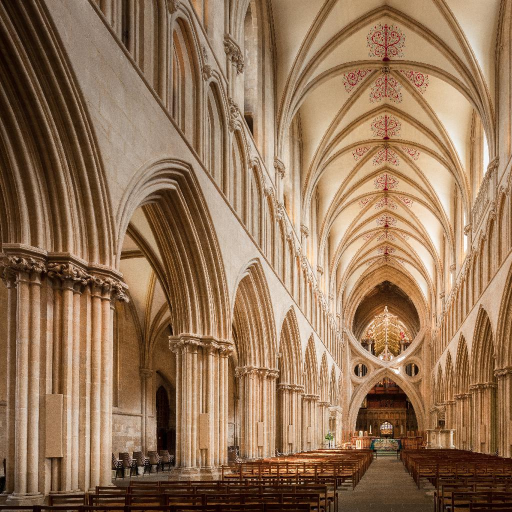
#> input picture images/secret/test.jpg, 1024 x 1024 px (shown at 1/2 size)
$ python sks_evaluation.py
#> lines starting #> are read from the running program, lines starting #| are printed output that depends on the picture
### evaluation.py
from scipy import stats
import skimage.metrics
import cv2
import numpy as np
from matplotlib import pyplot as plt

'''
NMRSE
https://en.wikipedia.org/wiki/Root-mean-square_deviation#Normalization
'''

'''
PSNR
https://en.wikipedia.org/wiki/Peak_signal-to-noise_ratio
'''


'''
SSIM
https://en.wikipedia.org/wiki/Structural_similarity
'''

def evaluate_images(cover_image,secret_image,stego_image,recovered_image):
    '''
    takes in cover, secret, stego, recovered image, and evaluate them

    :param cover_image: The cover image
    :param secret_image: The secret image to hide
    :param stego_image: The output steganography
    :param recovered_image: The recovered image
    :return: A dictionary with various types of scores and their values.
    '''

    # [4 lines of commented-out code are left out]
    hist_cover = cv2.calcHist([cover_image], [0], None, [256], [0, 256])
    hist_secret = cv2.calcHist([secret_image], [0], None, [256], [0, 256])
    hist_stego = cv2.calcHist([stego_image], [0], None, [256], [0, 256])
    hist_recovered = cv2.calcHist([recovered_image], [0], None, [256], [0, 256])

    # [7 lines of commented-out code are left out]
    score_psnr_stego = skimage.metrics.peak_signal_noise_ratio(cover_image, stego_image)
    score_psnr_recovered = skimage.metrics.peak_signal_noise_ratio(secret_image,recovered_image)

    # SSIM https://en.wikipedia.org/wiki/Structural_similarity

    score_ssim_stego = skimage.metrics.structural_similarity(cover_image, stego_image)
    score_ssim_recovered = skimage.metrics.structural_similarity(secret_image,recovered_image)

    # Kolmogorov-Smirnov test https://en.wikipedia.org/wiki/Kolmogorov%E2%80%93Smirnov_test
    # print(hist_cover.reshape(-1))
    stats_ks_stego, p_val_ks_stego = stats.ks_2samp(hist_cover.reshape(-1), hist_stego.reshape(-1))
    stats_ks_recovered, p_val_ks_recovered = stats.ks_2samp(hist_secret.reshape(-1),hist_recovered.reshape(-1))

    # Wasserstein metric https://en.wikipedia.org/wiki/Wasserstein_metric
    # print(hist_cover.reshape(-1))
    ws_stego = stats.wasserstein_distance(hist_cover.reshape(-1), hist_stego.reshape(-1))
    ws_recovered = stats.wasserstein_distance(hist_secret.reshape(-1), hist_recovered.reshape(-1))

    # return {'stego_mse':score_mse_stego, 'recovered_mse': score_mse_recovered,
    #         'stego_nmrse':score_nmrse_stego, 'recovered_nmrse': score_nmrse_recovered,
    #         'stego_psnr':score_psnr_stego, 'recovered_psnr': score_psnr_recovered,
    #         'stego_ssim':score_ssim_stego, 'recovered_ssim': score_ssim_recovered}
    return {
            'stego_psnr': score_psnr_stego, 'recovered_psnr': score_psnr_recovered,
            'stego_ssim': score_ssim_stego, 'recovered_ssim': score_ssim_recovered,
            'stego_ks': stats_ks_stego, 'recovered_ks': stats_ks_recovered,
            'stego_p_val': p_val_ks_stego, 'recovered_p_val': p_val_ks_recovered,
            'stego_ws': ws_stego, 'recovered_ws': ws_recovered
    }

### sks_evaluation.py
from evaluation import evaluate_images
from matplotlib import pyplot as plt
import numpy as np
import os
import pickle
from PIL import Image
import pywt
from scipy.stats import ortho_group
import skimage


if __name__ == '__main__':
    fig, axes = plt.subplots(nrows=1, ncols=4, figsize=(12, 6))
    test_type = 'dwt_qr'

    save_path = f'./evaluation/sks/{test_type}_results.pkl'

    results = {
        'stego_psnr': [],
        'recovered_psnr': [],
        'stego_ssim': [],
        'recovered_ssim': [],
        'stego_ks': [],
        'recovered_ks': [],
        'stego_p_val': [],
        'recovered_p_val': [],
        'stego_ws': [],
        'recovered_ws': [],
    }

    wavelet = 'db1'

    # Test with a fixed random key
    COVER_DIR_PATH = os.path.join("images", "cover")
    SECRET_IMG_PATH = os.path.join("images", "secret", "test.jpg")
    secret = np.array(Image.open(SECRET_IMG_PATH).convert('L')) / 255
    if test_type == 'qr':
        transformed_secret = secret
    elif test_type == 'dwt_qr':
        transformed_secret, other_secret = pywt.dwt2(secret, wavelet)
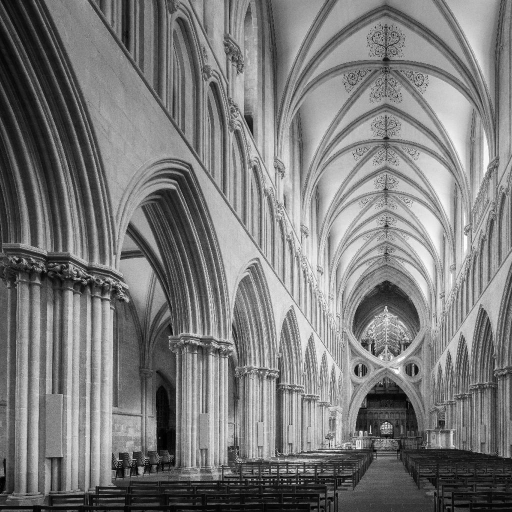
#> transformed_secret: shape (512, 512) float64; min 0, max 1.99, mean 0.96; drawn with min black and max white
    elif test_type == 'dft_qr':
        transformed_secret = np.fft.fft2(secret)

    np.random.seed(0)
    if test_type == 'dwt_qr':
        key = ortho_group.rvs(dim=512)  # dwt halves the image size
    else:
        key = ortho_group.rvs(dim=1024)
    alpha = 0.001

    # Repeat for many cover images
    for i, filename in enumerate(os.listdir(COVER_DIR_PATH)):
        if i % 10 == 0:
            print(f'doing {i}')
        img_num = filename.replace('.jpg', '')
        if filename == "baboon.jpg" or filename == "lady.jpg":
            continue
        #filename = '099902.jpg'

        cover = np.array(Image.open(os.path.join(COVER_DIR_PATH, filename)).convert('L')) / 255
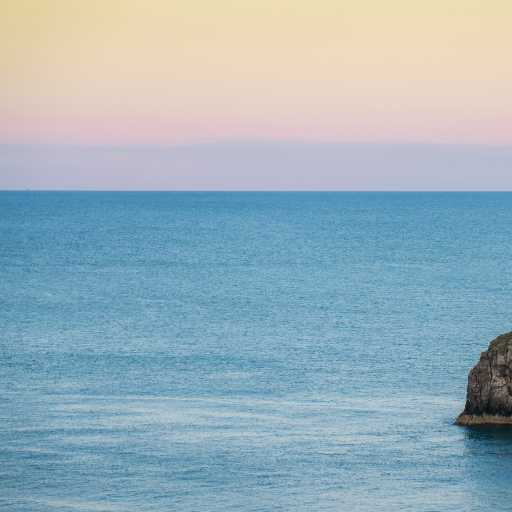
#> input picture images/cover/047980.jpg, 1024 x 1024 px (shown at 1/2 size)
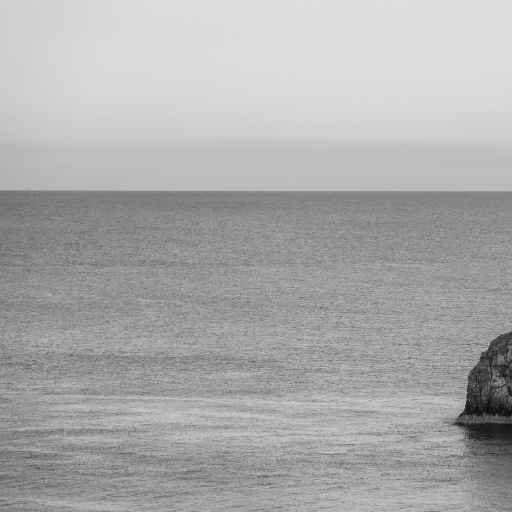
#> cover: shape (1024, 1024) float64 (shown at 1/2 size); min 0.0196, max 0.875, mean 0.67
        if test_type == 'qr':
            qc, rc = np.linalg.qr(cover)
        elif test_type == 'dwt_qr':
            LL_cover, other_cover = pywt.dwt2(cover, 'db1')
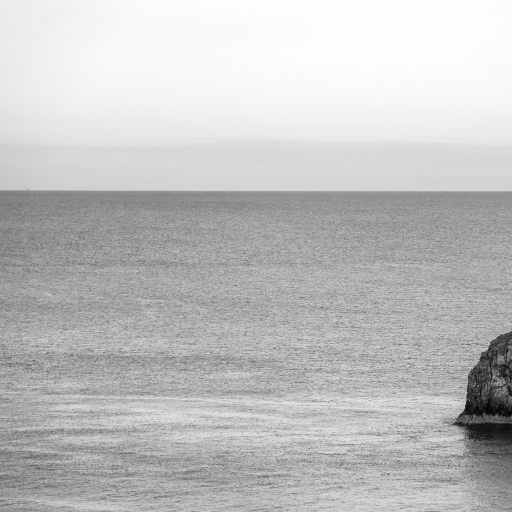
#> LL_cover: shape (512, 512) float64; min 0.0824, max 1.75, mean 1.34; drawn with min black and max white
            qc, rc = np.linalg.qr(LL_cover)
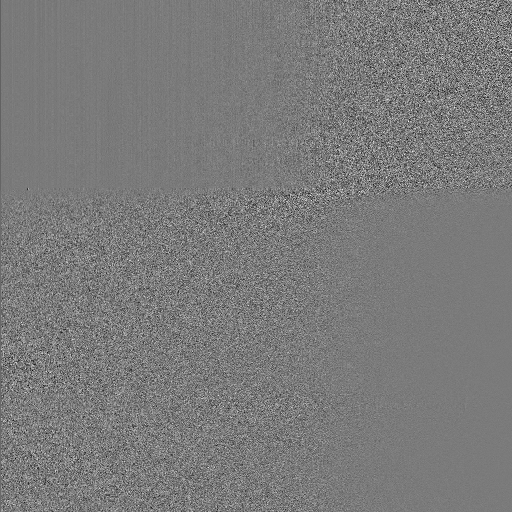
#> qc: shape (512, 512) float64; min -0.276, max 0.297, mean -3.37e-05; drawn with min black and max white
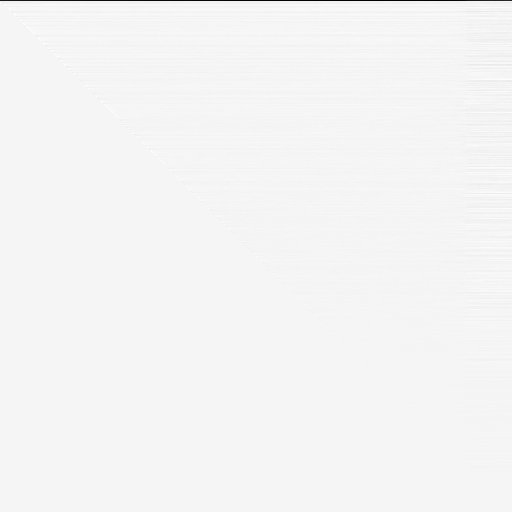
#> rc: shape (512, 512) float64; min -31.97, max 1.28, mean -0.0539; drawn with min black and max white
        elif test_type == 'dft_qr':
            qc, rc = np.linalg.qr(np.fft.fft2(cover))

        # Create stego image
        ts = key @ transformed_secret
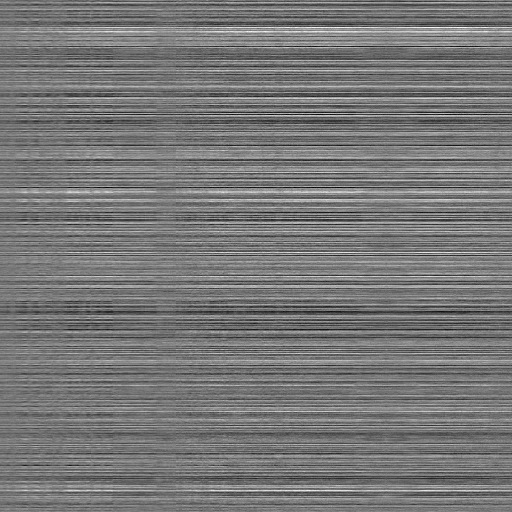
#> ts: shape (512, 512) float64; min -4.13, max 4.66, mean -0.00191; drawn with min black and max white
        r_combined = rc + (alpha * ts)
        stego = qc @ r_combined
        if test_type == 'qr':
            stego_untransformed = stego
        elif test_type == 'dwt_qr':
            stego = pywt.idwt2((stego, other_cover), wavelet)
#> stego: shape (1024, 1024) float64
            stego_untransformed, other_recovered = pywt.dwt2(stego, wavelet)
        elif test_type == 'dft_qr':
            stego = np.fft.ifft2(stego)
            stego_untransformed = np.fft.fft2(stego)

        # Recover secret image
        r1 = np.array(np.asmatrix(qc).H @ stego_untransformed)
        ts_extracted = (r1 - rc) / alpha
        recovered = key.T @ ts_extracted
        #print(transformed_secret - recovered)
        # Undo domain transform if necessary
        if test_type == 'dwt_qr':
            recovered = pywt.idwt2((recovered, other_secret), wavelet)
#> recovered: shape (1024, 1024) float64
        elif test_type == 'dft_qr':
            recovered = np.fft.ifft2(recovered)

        # [5 lines of commented-out code are left out]

        im_results = evaluate_images(
            np.uint8(cover * 255),
            np.uint8(secret * 255),
            np.uint8(stego * 255),
            np.uint8(recovered * 255),
        )
#> in evaluate_images, `hist_cover = cv2.calcHist([cover_image], [0], None, [256], [0, 256])`: hist_cover = 256 values, max 45319 at index 221, min 0 at index 0, mean 4096
#> in evaluate_images, `hist_secret = cv2.calcHist([secret_image], [0], None, [256], [0, 256])`: hist_secret = 256 values, max 7724 at index 159, min 12 at index 255, mean 4096
#> in evaluate_images, `hist_stego = cv2.calcHist([stego_image], [0], None, [256], [0, 256])`: hist_stego = 256 values, max 40993 at index 220, min 0 at index 0, mean 4096
#> in evaluate_images, `hist_recovered = cv2.calcHist([recovered_image], [0], None, [256], [0,..`: hist_recovered = 256 values, max 7717 at index 159, min 5 at index 255, mean 4096
#> in evaluate_images, `score_psnr_stego = skimage.metrics.peak_signal_noise_ratio(cover_image..`: score_psnr_stego = 51.12
#> in evaluate_images, `score_psnr_recovered = skimage.metrics.peak_signal_noise_ratio(secret_..`: score_psnr_recovered = 51.1
#> in evaluate_images, `score_ssim_stego = skimage.metrics.structural_similarity(cover_image, ..`: score_ssim_stego = 0.998
#> in evaluate_images, `score_ssim_recovered = skimage.metrics.structural_similarity(secret_im..`: score_ssim_recovered = 0.999
#> in evaluate_images, `stats_ks_stego, p_val_ks_stego = stats.ks_2samp(hist_cover.reshape(-1)..`: stats_ks_stego = 0.0234; p_val_ks_stego = 1
#> in evaluate_images, `stats_ks_recovered, p_val_ks_recovered = stats.ks_2samp(hist_secret.re..`: stats_ks_recovered = 0.0195; p_val_ks_recovered = 1
#> in evaluate_images, `ws_stego = stats.wasserstein_distance(hist_cover.reshape(-1), hist_ste..`: ws_stego = 109.4
#> in evaluate_images, `ws_recovered = stats.wasserstein_distance(hist_secret.reshape(-1), his..`: ws_recovered = 24.8
#> im_results = 10 items

        # axes[0].imshow(np.uint8(cover*255), cmap='gray', vmin=0, vmax=255)
        # axes[1].imshow(np.uint8(secret*255), cmap='gray', vmin=0, vmax=255)
        # axes[2].imshow(np.uint8(stego*255), cmap='gray', vmin=0, vmax=255)
        # axes[3].imshow(v, cmap='gray', vmin=0, vmax=255)
        # plt.show()
        #
        # exit()

        for field in results:
            results[field].append(im_results[field])
#> pass 2 of the loop `for i, filename in enumerate(os.listdir(COVER_DIR_PATH)):`:
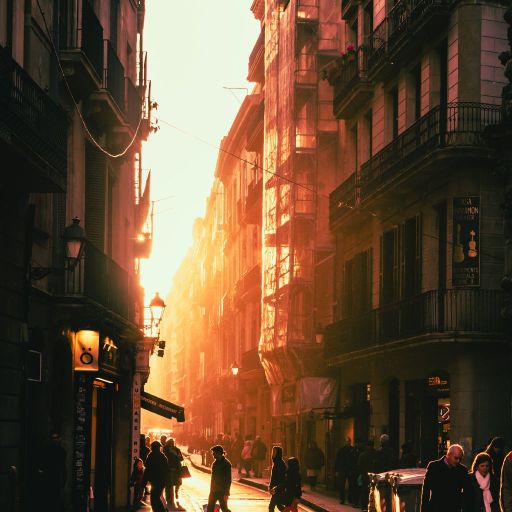
#> input picture images/cover/047984.jpg, 1024 x 1024 px (shown at 1/2 size)
#> `ts_extracted = (r1 - rc) / alpha`:
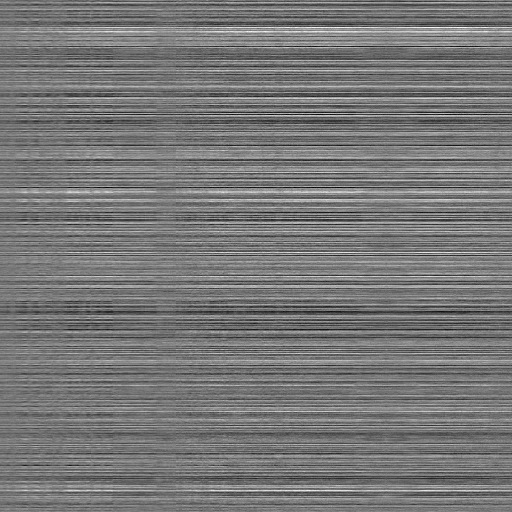
#> ts_extracted: shape (512, 512) float64; min -4.13, max 4.66, mean -0.00191; drawn with min black and max white
#> `recovered = key.T @ ts_extracted`:
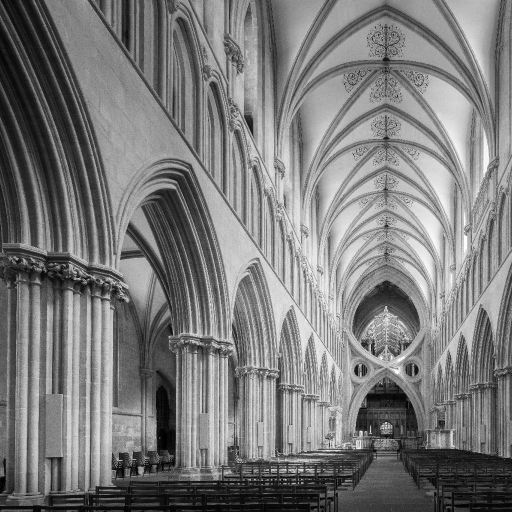
#> recovered: shape (512, 512) float64; min -1.55e-13, max 1.99, mean 0.96; drawn with min black and max white
#> pass 3 of the loop `for i, filename in enumerate(os.listdir(COVER_DIR_PATH)):`:
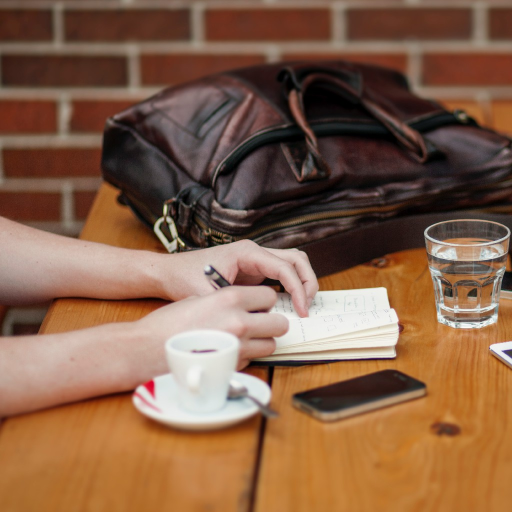
#> input picture images/cover/047986.jpg, 1024 x 1024 px (shown at 1/2 size)
#> `ts_extracted = (r1 - rc) / alpha`:
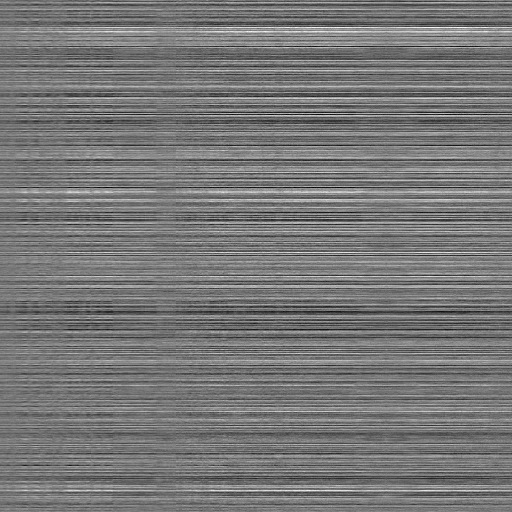
#> ts_extracted: shape (512, 512) float64; min -4.13, max 4.66, mean -0.00191; drawn with min black and max white
#> `recovered = key.T @ ts_extracted`:
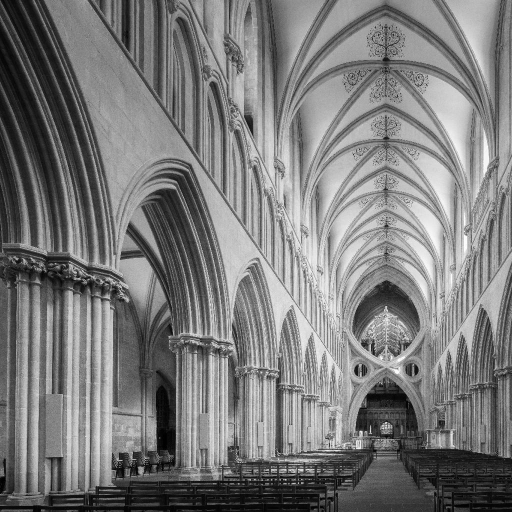
#> recovered: shape (512, 512) float64; min -1.43e-12, max 1.99, mean 0.96; drawn with min black and max white
        #print(im_results['recovered_ssim'])

    pickle.dump(results, open(save_path, 'wb'))
